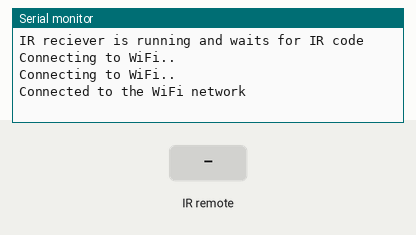
The sketch below on a simulated ESP8266 (NodeMCU). Shown: the last lines printed to the serial monitor. Inputs (shaded band) come from the test bench. WiFi joins after 1.5 s; servers stay silent unless stated; uploads are accepted with an empty reply.

Above: at 7.2 s.
7.3 s: infrared code 0xFFA25D received
At 8.6 s:
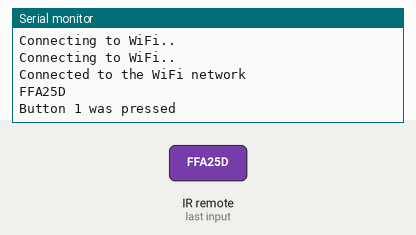
9.0 s: infrared code 0xFF629D received
At 9.16 s:
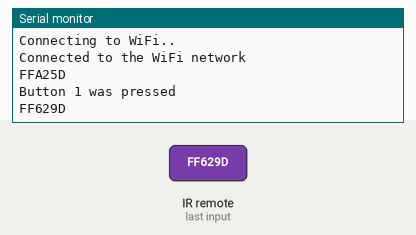
10.5 s: infrared code 0xFFE21D received
At 10.66 s:
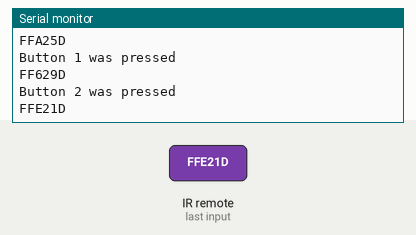
12.0 s: infrared code 0xFF22DD received
At 12.16 s:
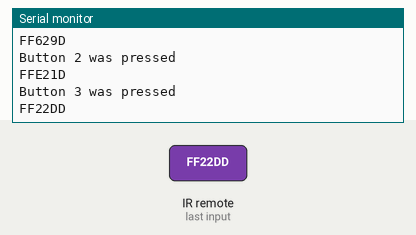
Timing chart, 0 to 14.5 s (numbered marks = the images above; inputs shaded):
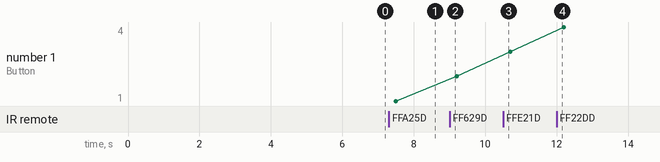

Measured:
- after the input at 7.3 s, the serial monitor: prints a new line at once (image 1)
- after the input at 9.0 s, the serial monitor: prints a new line at once (image 2)
- after the input at 10.5 s, the serial monitor: prints a new line at once (image 3)
- after the input at 12.0 s, the serial monitor: prints a new line at once (image 4)
- plotted number 1: 1 → 2 after the input at 9.0 s, 2 → 3 after the input at 10.5 s, 3 → 4 after the input at 12.0 s

The sketch:

Http_Ir_Remote.ino
```cpp
#include <Arduino.h>
#include <IRremoteESP8266.h>
#include <IRrecv.h>
#include <IRutils.h>

#include <WiFi.h>
#include <HTTPClient.h>


const uint16_t kRecvPin = 13; //IR reciever pin
IRrecv irrecv(kRecvPin);
decode_results results;

const char* ssid = "SsidOfYourNetwork";
const char* password = "PasswordForYourNetwork";


void setup() {
  Serial.begin(115200);
  delay(4000);

  irrecv.enableIRIn();  // Start the receiver
  while (!Serial) { // Wait for the serial connection to be establised.
    delay(50);
  }
  Serial.println();
  Serial.println("IR reciever is running and waits for IR code");


  WiFi.begin(ssid, password);

  while (WiFi.status() != WL_CONNECTED) {
    delay(1000);
    Serial.println("Connecting to WiFi..");
  }
  Serial.println("Connected to the WiFi network");
}


void loop() {

  if ((WiFi.status() == WL_CONNECTED)) {

        HTTPClient http;

    if (irrecv.decode(&results)) {
      Serial.println(results.value, HEX);
      if(results.value == 0xFFA25D) {
        http.begin("https://192.168.1.18/httpapi.asp?command=setPlayerCmd:onepause");
        http.GET();
        Serial.println("Button 1 was pressed");

      } else if (results.value == 0xFF629D) {
        http.begin("https://192.168.1.18/httpapi.asp?command=setPlayerCmd:prev");
        http.GET();
        Serial.println("Button 2 was pressed");

      } else if (results.value == 0xFFE21D) {
        http.begin("https://192.168.1.18/httpapi.asp?command=setPlayerCmd:next");
        http.GET();
        Serial.println("Button 3 was pressed");

      } else if (results.value == 0xFF22DD) {
        http.begin("https://192.168.1.18/httpapi.asp?command=setShutdown:0");
        http.GET();
        Serial.println("Button 4 was pressed");
      }
      delay(300);
      irrecv.resume();  // Receive the next value
      http.end(); //Free the resources
    }
  }
}


/*
API commands + Buttons with IR codes

Play/pause
https://192.168.1.18/httpapi.asp?command=setPlayerCmd:onepause

1 -> FFA25D

Previous
https://192.168.1.18/httpapi.asp?command=setPlayerCmd:prev

2 -> FF629D

Next
https://192.168.1.18/httpapi.asp?command=setPlayerCmd:next

3 -> FFE21D

Shutdown
https://192.168.1.18/httpapi.asp?command=setShutdown:0

4 -> FF22DD
*/
```
